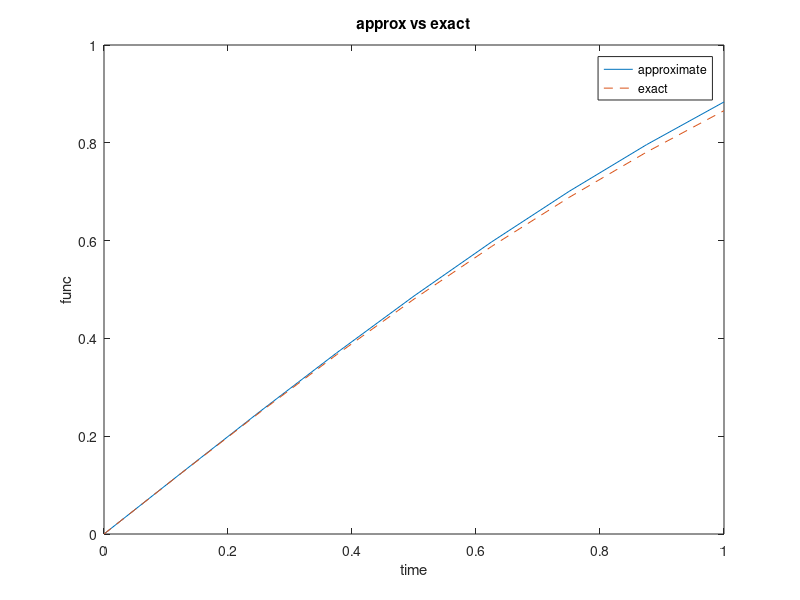

Reproduce this figure in MATLAB.
clc;
clear all;
close all

h=.125
t=0.0:h:1.0
y=zeros(size(t));       %Euler's method approximation
exact=zeros(size(t));   %Exact function
error=zeros(size(t));   %Error of Euler's method approximation
y(1)=0.0;
exact(1)=0.0;
for n=1:8
    y(n+1)=y(n)+h*cos(y(n)) 
    exact(n+1)=asin((exp(2*n*h)-1)/(exp(2*n*h)+1)) 
    error(n+1)=abs(y(n)-exact(n));
end
plot(t,y,t,exact,'--');
title('approx vs exact')
xlabel('time')
ylabel('func')
legend('approximate','exact')
